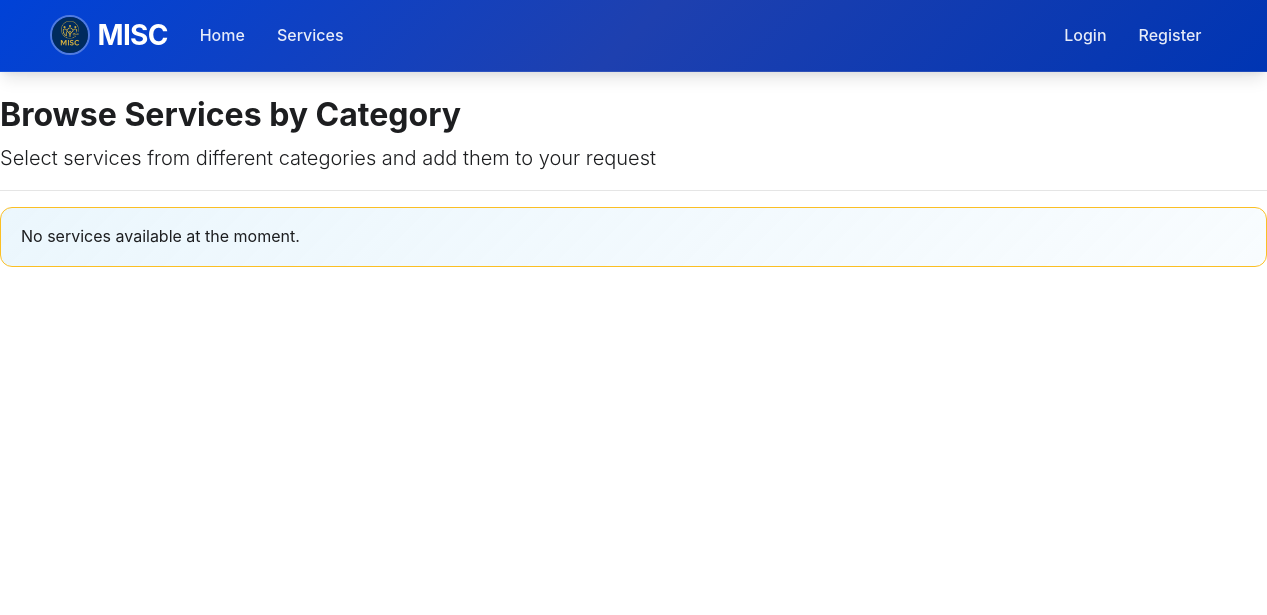
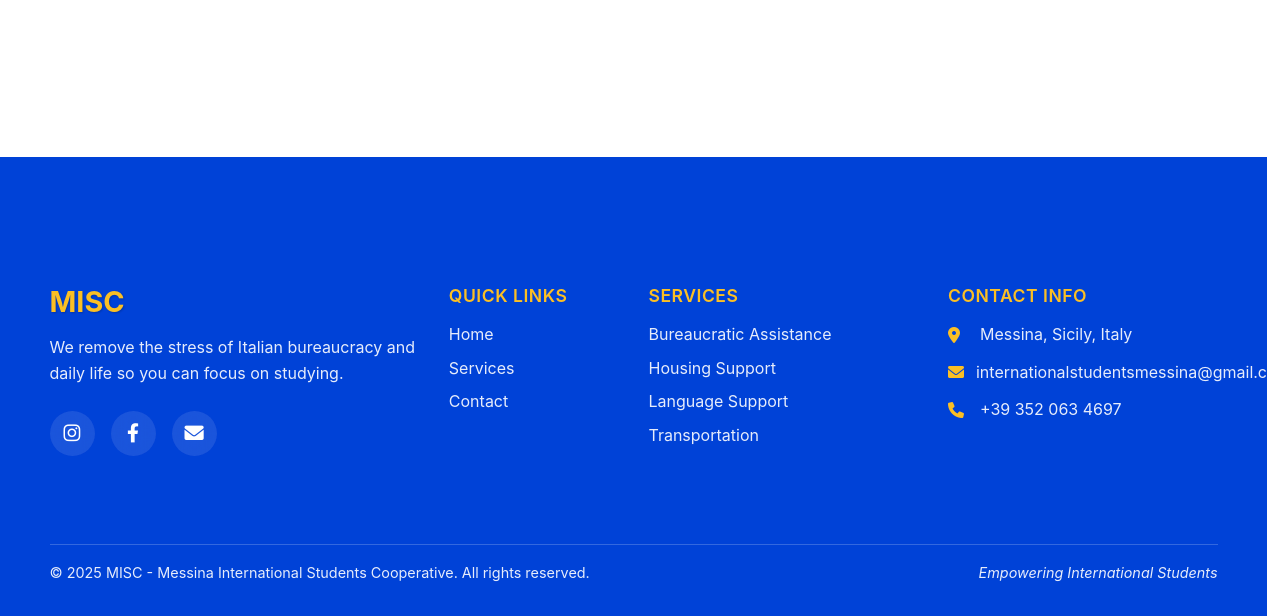
Page /services on the earlier database version (2 pictures, top to bottom).
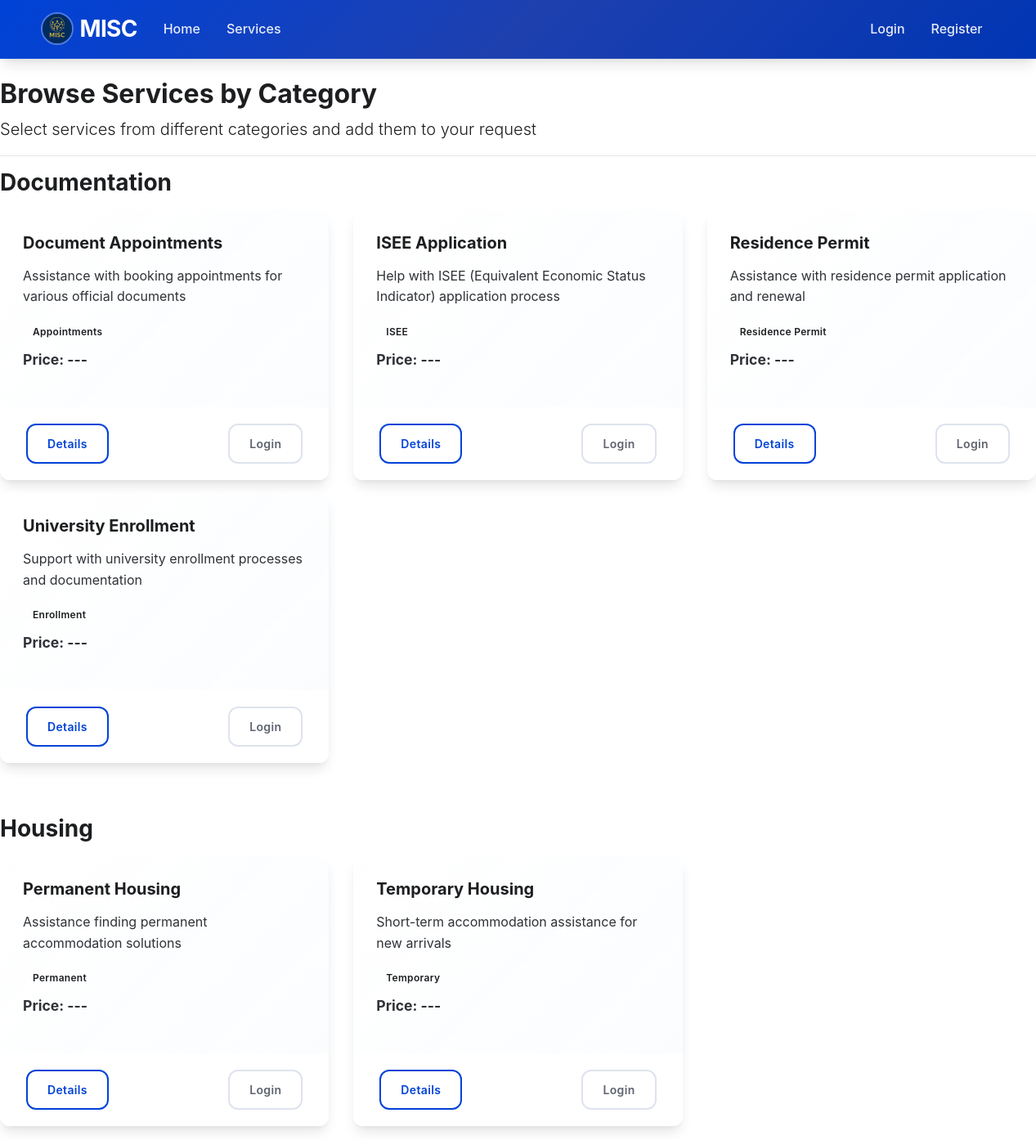
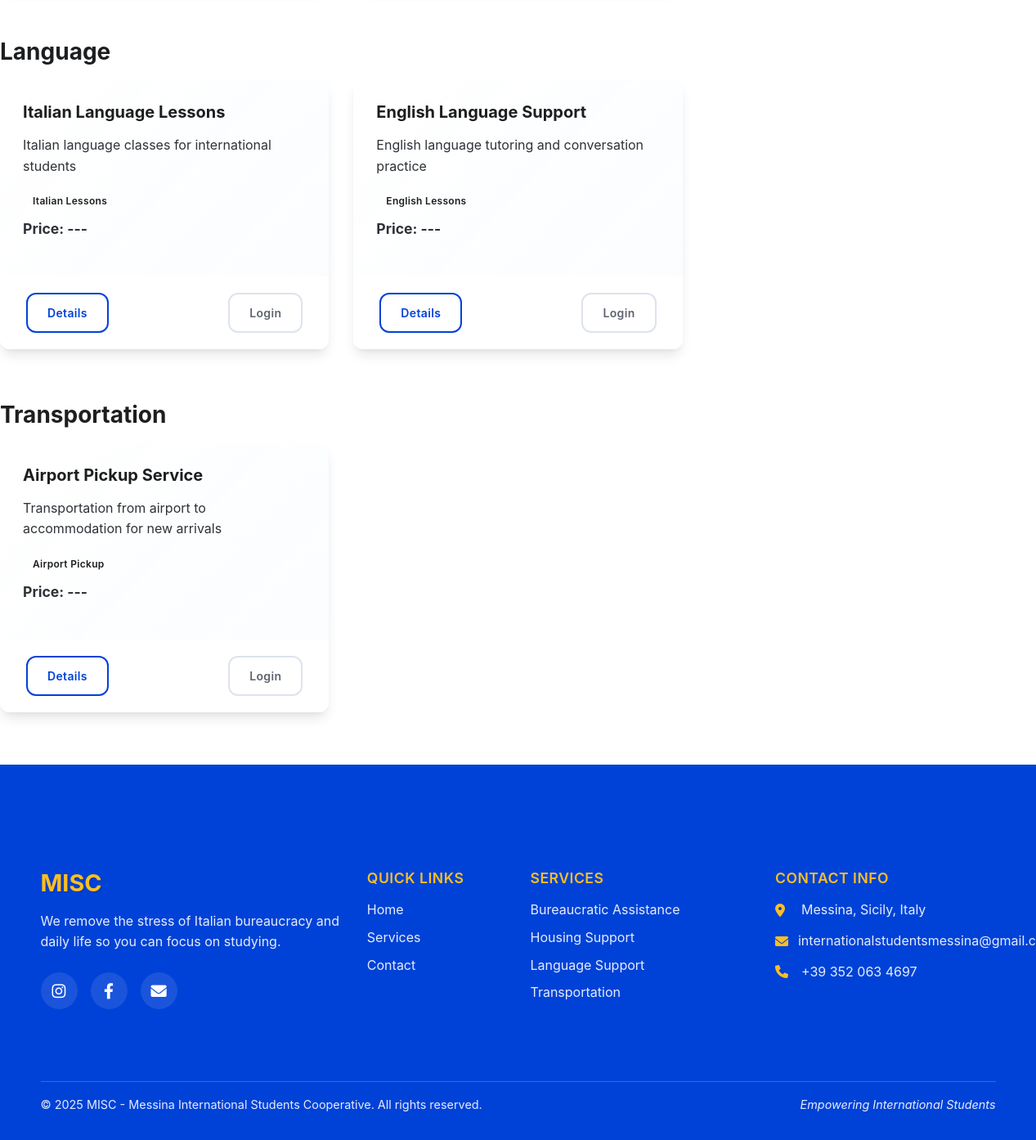
Same page on the later database version (2 pictures, top to bottom).
### app/models.py (models this page shows, shortened)
class Service(db.Model):
    id = db.Column(db.Integer, primary_key=True)
    name = db.Column(db.String(64), index=True)
    description = db.Column(db.Text)
    category = db.Column(db.String(50), nullable=False)
    subcategory = db.Column(db.String(50))
    price = db.Column(db.Float)
    is_available = db.Column(db.Boolean, default=True)
    requests = db.relationship('ServiceRequest', backref='service_type', lazy='dynamic')

### app/routes/main.py (the view)
@main.route('/services')
def services():
    user_services = []
    if current_user.is_authenticated:
        user_services = [s.service_id for s in ServiceRequest.query.filter_by(user_id=current_user.id).all()]
    services_by_category = {}
    all_services = Service.query.filter_by(is_available=True).all()
    for service in all_services:
        if service.category not in services_by_category:
            services_by_category[service.category] = []
        services_by_category[service.category].append(service)
    return render_template('service/details.html',
                         services_by_category=services_by_category,
                         user_services=user_services)

### app/templates/service/details.html (shortened to what this page needs)
{% extends "base.html" %}
{% block content %}
{% if service %}
<div class="row">
    <div class="col-md-8 offset-md-2">
        <div class="card">
            <div class="card-header bg-primary text-white">
                <h3 class="mb-0">{{ service.name }}</h3>
                <span class="badge badge-light">{{ service.category }}</span>
                {% if service.subcategory %}
                <span class="badge badge-secondary">{{ service.subcategory }}</span>
                {% endif %}
            </div>
            <div class="card-body">
                <p class="lead">{{ service.description }}</p>
                <div class="row">
                    <div class="col-md-6">
                        <h4 class="text-primary">Price: ---</h4>
                    </div>
                    <div class="col-md-6 text-right">
                        {% if current_user.is_authenticated %}
                            <a href="{{ url_for('service.request_specific_service', id=service.id) }}" class="btn btn-success btn-lg">Request This Service</a>
                        {% else %}
                            <a href="{{ url_for('auth.login') }}" class="btn btn-outline-primary btn-lg">Login to Request</a>
                        {% endif %}
                    </div>
                </div>
            </div>
        </div>
        <div class="mt-4">
            <a href="{{ url_for('service.index') }}" class="btn btn-outline-secondary">&larr; Back to Services</a>
        </div>
    </div>
</div>
{% else %}
<div class="row">
    <div class="col-md-12">
        <h2>Browse Services by Category</h2>
        <p class="lead">Select services from different categories and add them to your request</p>
        <hr>
    </div>
</div>
{% for category, services in services_by_category.items() %}
<div class="row mb-5">
    <div class="col-md-12">
        <h3 class="text-primary mb-3">{{ category }}</h3>
        <div class="row">
            {% for service in services %}
            <div class="col-md-4 mb-3">
                <div class="card h-100 service-card">
                    <div class="card-body">
                        <h5 class="card-title">{{ service.name }}</h5>
                        <p class="card-text">{{ service.description|truncate(100) }}</p>
                        {% if service.subcategory %}
                        <span class="badge badge-secondary mb-2">{{ service.subcategory }}</span>
                        {% endif %}
                        <p class="card-text"><strong>Price: ---</strong></p>
                    </div>
                    <div class="card-footer d-flex justify-content-between">
                        <a href="{{ url_for('service.details', id=service.id) }}" class="btn btn-outline-primary btn-sm">Details</a>
                        {% if current_user.is_authenticated %}
                            {% if service.id in user_services %}
                                <button class="btn btn-warning btn-sm service-btn" data-service-id="{{ service.id }}" data-action="remove">Requested</button>
                            {% else %}
                                <button class="btn btn-success btn-sm service-btn" data-service-id="{{ service.id }}" data-action="add">Request</button>
                            {% endif %}
                        {% else %}
                            <a href="{{ url_for('auth.login') }}" class="btn btn-outline-secondary btn-sm">Login</a>
                        {% endif %}
                    </div>
                </div>
            </div>
            {% endfor %}
        </div>
    </div>
</div>
{% else %}
<div class="row">
    <div class="col-md-12">
        <div class="alert alert-info">No services available at the moment.</div>
    </div>
</div>
{% endfor %}
{% endif %}
{% endblock %}

### app/templates/base.html (shortened to what this page needs)
<!DOCTYPE html>
<html lang="en">
<head>
    <link rel="stylesheet" href="https://stackpath.bootstrapcdn.com/bootstrap/4.5.2/css/bootstrap.min.css">
    <link rel="stylesheet" href="https://cdnjs.cloudflare.com/ajax/libs/font-awesome/6.0.0/css/all.min.css">
    <link rel="stylesheet" href="{{ url_for('static', filename='css/style.css') }}">
</head>
<body>
    <div class="wrapper d-flex flex-column min-vh-100">
        <nav class="navbar navbar-expand-lg navbar-dark" style="background-color: #1800ad !important;">
            <div class="container">
                <a class="navbar-brand" href="{{ url_for('main.index') }}">
                    <img src="{{ url_for('static', filename='img/logo.png') }}" alt="MISC Logo" class="navbar-logo">
                    MISC
                </a>
                <div class="collapse navbar-collapse" id="navbarNav">
                    <ul class="navbar-nav mr-auto">
                        <li class="nav-item">
                            <a class="nav-link" href="{{ url_for('main.index') }}">Home</a>
                        </li>
                        <li class="nav-item">
                            <a class="nav-link" href="{{ url_for('service.index') }}">Services</a>
                        </li>
                    </ul>
                    <ul class="navbar-nav">
                        {% if current_user.is_authenticated %}
                        <li class="nav-item">
                            <span class="nav-link">Welcome, {{ current_user.username }}</span>
                        </li>
                        <li class="nav-item">
                            <a class="nav-link" href="{{ url_for('auth.logout') }}">Logout</a>
                        </li>
                        {% else %}
                        <li class="nav-item">
                            <a class="nav-link" href="{{ url_for('auth.login') }}">Login</a>
                        </li>
                        <li class="nav-item">
                            <a class="nav-link" href="{{ url_for('auth.register') }}">Register</a>
                        </li>
                        {% endif %}
                    </ul>
                </div>
            </div>
        </nav>
        <main class="flex-grow-1">
            {% block content %}{% endblock %}
        </main>
        <footer class="footer-modern mt-auto">
            <div class="container">
                <div class="row">
                    <div class="col-lg-4 col-md-6 mb-4">
                        <div class="footer-section">
                            <h5 class="footer-title">MISC</h5>
                            <p class="footer-description">We remove the stress of Italian bureaucracy and daily life so you can focus on studying.</p>
                            <div class="social-links">
                                <a href="https://www.instagram.com/messinainternationalstudents/" target="_blank" class="social-link">
                                    <i class="fab fa-instagram"></i>
                                </a>
                                <a href="https://www.facebook.com/misc.messina" target="_blank" class="social-link">
                                    <i class="fab fa-facebook-f"></i>
                                </a>
                                <a href="mailto:internationalstudentsmessina@gmail.com" class="social-link">
                                    <i class="fas fa-envelope"></i>
                                </a>
                            </div>
                        </div>
                    </div>
                    <div class="col-lg-2 col-md-6 mb-4">
                        <div class="footer-section">
                            <h6 class="footer-subtitle">Quick Links</h6>
                            <ul class="footer-links">
                                <li><a href="{{ url_for('main.index') }}">Home</a></li>
                                <li><a href="{{ url_for('service.index') }}">Services</a></li>
                                <li><a href="{{ url_for('main.contact') }}">Contact</a></li>
                            </ul>
                        </div>
                    </div>
                    <div class="col-lg-3 col-md-6 mb-4">
                        <div class="footer-section">
                            <h6 class="footer-subtitle">Services</h6>
                            <ul class="footer-links">
                                <li><a href="{{ url_for('service.index') }}">Bureaucratic Assistance</a></li>
                                <li><a href="{{ url_for('service.index') }}">Housing Support</a></li>
                                <li><a href="{{ url_for('service.index') }}">Language Support</a></li>
                                <li><a href="{{ url_for('service.index') }}">Transportation</a></li>
                            </ul>
                        </div>
                    </div>
                    <div class="col-lg-3 col-md-6 mb-4">
                        <div class="footer-section">
                            <h6 class="footer-subtitle">Contact Info</h6>
                            <div class="contact-info">
                                <p><i class="fas fa-map-marker-alt"></i> Messina, Sicily, Italy</p>
                                <p><i class="fas fa-envelope"></i> internationalstudentsmessina@gmail.com</p>
                                <p><i class="fas fa-phone"></i> +39 352 063 4697</p>
                            </div>
                        </div>
                    </div>
                </div>
                <hr class="footer-divider">
                <div class="row">
                    <div class="col-md-6">
                        <p class="footer-copyright">&copy; 2025 MISC - Messina International Students Cooperative. All rights reserved.</p>
                    </div>
                    <div class="col-md-6 text-md-right">
                        <p class="footer-credit">Empowering International Students</p>
                    </div>
                </div>
            </div>
        </footer>
    </div>
</body>
</html>

Differences in the rows shown:
added Service: category "Documentation", name "Document Appointments", description "Assistance with booking appointments for various official documents", subcategory "Appointments"
added Service: name "ISEE Application", description "Help with ISEE (Equivalent Economic Status Indicator) application process", subcategory "ISEE", shown under "Documentation"
added Service: name "Residence Permit", description "Assistance with residence permit application and renewal", subcategory "Residence Permit", shown under "Documentation"
added Service: name "University Enrollment", description "Support with university enrollment processes and documentation", subcategory "Enrollment", shown under "Documentation"
added Service: category "Housing", name "Permanent Housing", description "Assistance finding permanent accommodation solutions", subcategory "Permanent"
added Service: name "Temporary Housing", description "Short-term accommodation assistance for new arrivals", subcategory "Temporary", shown under "Housing"
added Service: category "Language", name "Italian Language Lessons", description "Italian language classes for international students", subcategory "Italian Lessons"
added Service: name "English Language Support", description "English language tutoring and conversation practice", subcategory "English Lessons", shown under "Language"
added Service: category "Transportation", name "Airport Pickup Service", description "Transportation from airport to accommodation for new arrivals", subcategory "Airport Pickup"
Other differences:
text no longer shown: "No services available at the moment."
